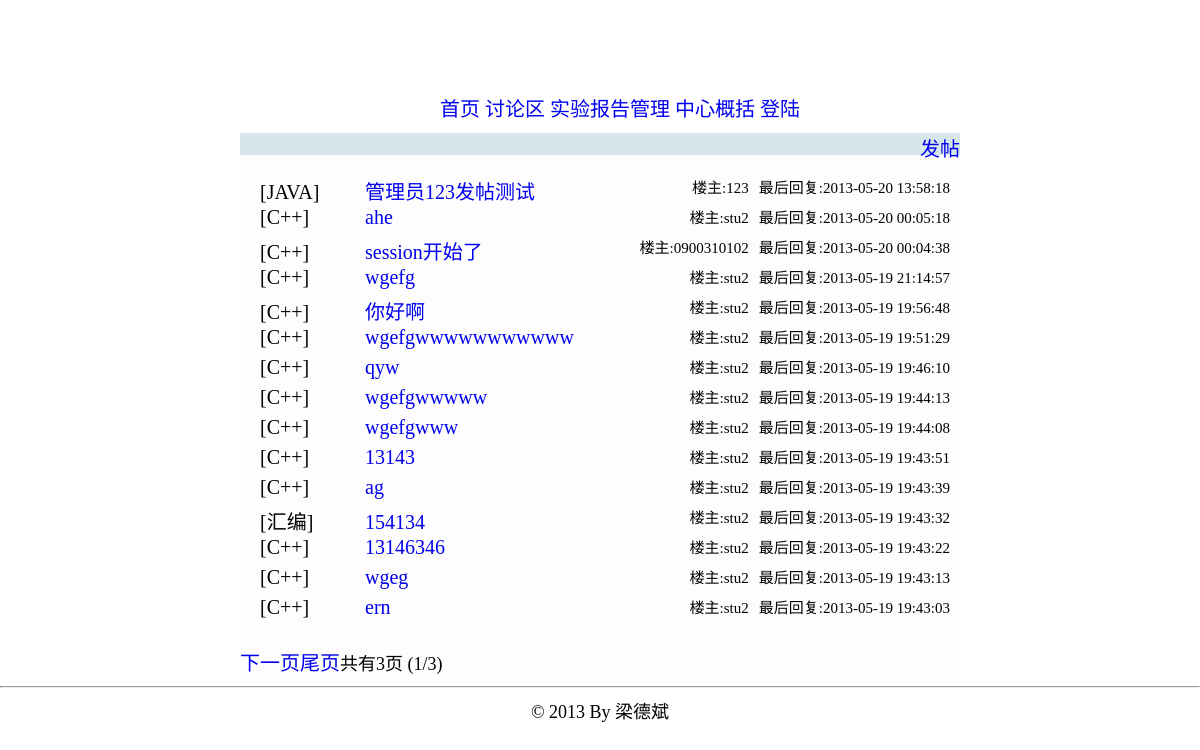
Before: /bbs.php with the older database file.
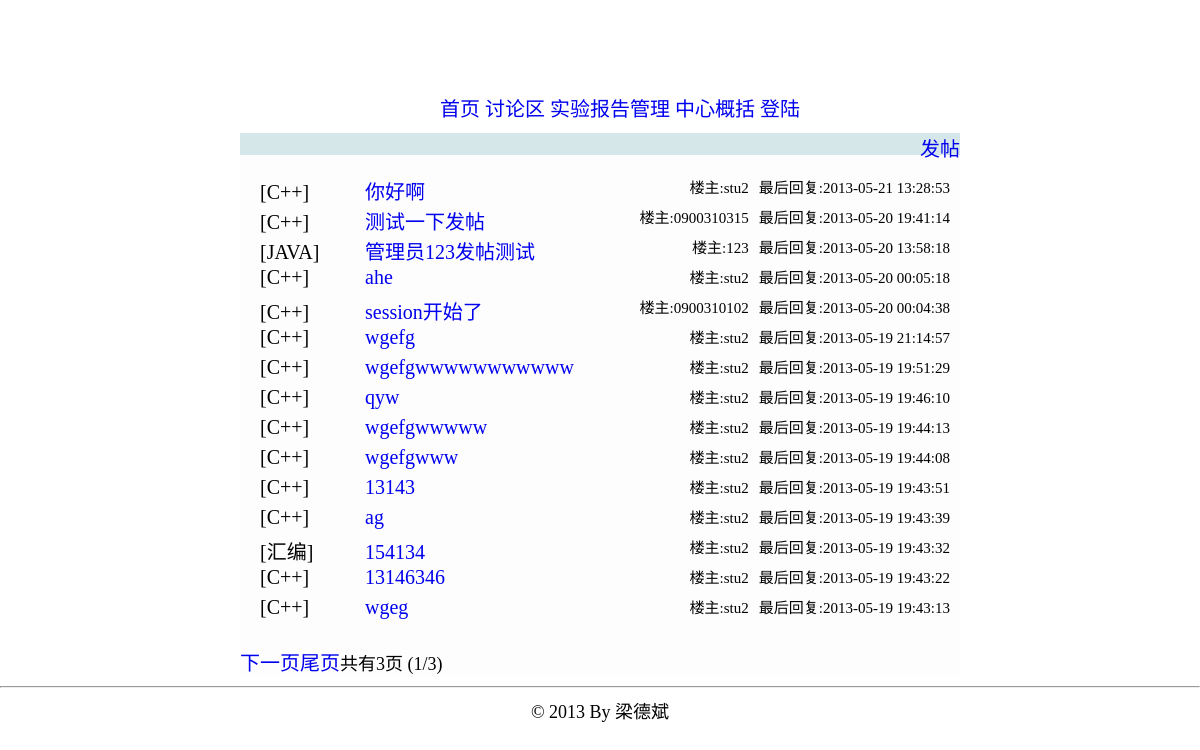
After: the same page with the newer database file.
### tables this page shows
CREATE TABLE `topic` (
  `post_id` int(11) NOT NULL AUTO_INCREMENT,
  `sort` varchar(4) DEFAULT NULL,
  `title` varchar(80) NOT NULL,
  `author` varchar(12) DEFAULT NULL,
  `body` varchar(1000) NOT NULL,
  `post_time` datetime DEFAULT NULL,
  `last_floor` int(11) DEFAULT NULL,
  `last_reply_time` datetime DEFAULT NULL,
  `visible` tinyint(4) DEFAULT NULL,
  `enable_post` tinyint(4) DEFAULT NULL,
  `top` tinyint(4) DEFAULT NULL,
  PRIMARY KEY (`post_id`)
);

CREATE TABLE `sort` (
  `id` int(11) NOT NULL AUTO_INCREMENT,
  `name` varchar(10) DEFAULT NULL,
  PRIMARY KEY (`id`)
);

### bbs.php (the view, shortened to what this page needs)
<!DOCTYPE html PUBLIC "-//W3C//DTD XHTML 1.0 Transitional//EN" "http://www.w3.org/TR/xhtml1/DTD/xhtml1-transitional.dtd">
<html>
<head>
<link rel="stylesheet" type="text/css" href="./static/css/global.css"></link>
</head>
<?php
$conn = mysql_connect ( DB_HOST, DB_USER, DB_PASSWORD ) or die ( "连接失败:" . mysql_error () );
?>
<div style="background-image:url(./static/image/topback.jpg);width:1024px;height:80px;margin-left: auto; margin-right: auto;"></div>
<div class="sep3"></div>
<div
	style="margin-left: auto; margin-right: auto; min-width: 960px; text-align: center;">
	<ul class="heng" style="margin-top:10px;margin-bottom:5px;">
		<li><a href="./index.php">首页</a></li>
		<li><a href="./bbs.php">讨论区</a></li>
		<li><a href="./report.php">实验报告管理</a></li>
			<li><a href="./about_center.php">中心概括</a></li>
			<?php
			if (! isset ( $_SESSION ['user'] ) || NULL == $_SESSION ['user']) {
				echo "<li><a href='./login.php'>登陆</a></li>";
			} else {
				echo "<li><a href='./login.php?action=logout'>退出</a></li>";
			}
			?>
		</ul>
</div>
<div id='topMain'>
<?php
if (isset ( $_REQUEST ['topic'] )) {
	echo "<span style='height:30px;'>";
	echo "<a href=./bbs.php style=''>首页</a>";
	echo "</span>";
	$post_id = $_REQUEST ['topic'];
	$queryStr = sprintf ( "select  *  from topic,sort where post_id='%s' and topic.sort=sort.id", $post_id );
	$result = mysql_query ( $queryStr, $conn ) or die ( "查询失败:" . mysql_error () );
	if ($rel = mysql_fetch_array ( $result )) {
		echo "<span>>{$rel['name']}</span><br />";
		echo "<span class=post_title>{$rel['title']}</span>";
		echo "<br /><span style='font-size:16px;'>By {$rel['author']}</span>";
		echo "<span style='margin-left:50px;'>发表时间:{$rel['post_time']}<span>";
		echo '<hr />';
		echo '<div class=sep10></div>';
		echo $rel ['body'];
		echo '<hr />';
		$page_size = 10;
		if (isset ( $_GET ['reply_page'] )) {
			$reply_page = intval ( $_GET ['reply_page'] );
		}
		else {
			$reply_page = 1;
		}
		$queryStr = sprintf ( "select  count(reply_id)  from reply where post_id='%s'", $post_id );
		$result2 = mysql_query ( $queryStr, $conn ) or die ( "查询失败:" . mysql_error () );
		$rel2 = mysql_fetch_array ( $result2 );
		$numrows = $rel2 [0];
		$reply_pages = intval ( $numrows / $page_size );
		if ($numrows % $page_size) {
			$reply_pages ++;
		}
		$prev = $reply_page - 1;
		$next = $reply_page + 1;
		$offset = $page_size * ($reply_page - 1);
		$queryStr = sprintf ( "select  *  from reply where post_id='%s'  order by floor asc limit %s,%s", $post_id, $offset, $page_size );
		$result3 = mysql_query ( $queryStr, $conn ) or die ( "查询失败:" . mysql_error () );
		if ($rel3 = mysql_fetch_array ( $result3 )) {
			do {
				echo '<div class=bg_color></div>';
				echo "<div class=author>";
				echo "<span >By {$rel3['author']}&nbsp&nbsp&nbsp&nbsp</span>";
				echo "<span >发表时间:{$rel3['reply_time']}&nbsp&nbsp&nbsp&nbsp<span>";
				echo "<span style='float:right;'>{$rel3['floor']}楼<span>";
				echo "</div>";
				echo "<pre>{$rel3['body']}</pre>";
			} while ( $rel3 = mysql_fetch_array ( $result3 ) );
			echo '<br />';
			if ($reply_page > 1) {
				echo "<a href=./bbs.php?topic={$post_id}&reply_page=1>首页</a>";
				echo "<a href=./bbs.php?topic={$post_id}&reply_page={$prev}>上一页</a>";
			}
			if ($reply_page < $reply_pages) {
				echo "<a href=./bbs.php?topic={$post_id}&reply_page={$next}>下一页</a>";
				echo "<a href=./bbs.php?topic={$post_id}&reply_page={$reply_pages}>尾页</a>";
			}
			echo "共有{$reply_pages}页 ({$reply_page}/{$reply_pages})";
		} else {
		}
		echo '<div class=bg_color></div>';
		echo '<br />回复楼主<br />';
		echo "<form method='get' action='./bbs/post_deal.php'>";
		echo "<textarea name=reply_body cols=87 rows=5 style='width:720;height:80;'></textarea>";
		echo '<br />';
		echo "<input type=hidden name=action value=reply_post></input>";
		echo "<input type=hidden name=post_id value={$post_id}></input>";
		echo "<input class=button type=submit value=回帖></input>";
		echo '</form>';
	}
	else {
		echo '<br /><br />帖子不存在';
	}
}
else {
	echo "<span style='float:right;'><a href=./bbs/post.php?action=new_post>发帖</a></span>";
	echo "<div class=bg_color></div>";
	$page_size = 15;
	if (isset ( $_GET ['page'] )) {
		$page = intval ( $_GET ['page'] );
	}
	else {
		$page = 1;
	}
	$queryStr = sprintf ( "select  count(post_id)  from topic" );
	$result = mysql_query ( $queryStr, $conn ) or die ( "查询失败:" . mysql_error () );
	$rel = mysql_fetch_array ( $result );
	$numrows = $rel [0];
	$pages = intval ( $numrows / $page_size );
	if ($numrows % $page_size) {
		$pages ++;
	}
	$next = $page + 1;
	$offset = $page_size * ($page - 1);
	$queryStr = sprintf ( "select  post_id,sort,title,author,post_time,last_reply_time,last_floor,name  from topic,sort where visible='0' and topic.sort=sort.id  order by last_reply_time desc limit %s,%s", $offset, $page_size );
	$result = mysql_query ( $queryStr, $conn ) or die ( "查询失败:" . mysql_error () );
	if ($rel = mysql_fetch_array ( $result )) {
		echo '<br />';
		do {
			echo "<div style='min-height:30px;'>";
			echo "<span class='title' style='margin-left:20px;'><span style='display:inline-block;width:100px;'>[{$rel['name']}]</span>&nbsp<a href=./bbs.php?topic={$rel['post_id']}>{$rel['title']}</a></span>";
			echo "<span style='float:right;font-size:15px;margin-right:10px'>最后回复:{$rel['last_reply_time']}</span>";
			echo "<span style='float:right;font-size:15px;margin-right:10px'>楼主:{$rel['author']}</span>";
			echo '</div>';
		} while ( $rel = mysql_fetch_array ( $result ) );
	} else {
		echo '暂时还没有帖子';
	}
	echo '<br />';
	echo "<div style='height:30px;'>";
	if ($page < $pages) {
		echo "<a href=./bbs.php?page={$next}>下一页</a>";
		echo "<a href=./bbs.php?page={$pages}>尾页</a>";
	}
	echo "共有{$pages}页 ({$page}/{$pages})";
	echo "</div>";
}
?>
</div>
<div style="clear: both; text-align: center;">
	<hr />
	© 2013 By 梁德斌
</div>
</html>

### static/css/global.css (style rules this page uses)
#topMain { width: 720px; height: 40px; text-align: left; margin-left: auto; margin-right: auto; margin-bottom: 0px; margin-top: 0px; height:auto; background-color:rgb(253,253,253); }
a { text-decoration:none; }
.sep3 { height: 3px; }
.title { font-size:20px; }
a { font-size:20px; }
.bg_color { height:22px; background-color:rgb(213, 231, 233); }
ul { font-size:20px; }
ul li { min-height:30px; }
.heng li { display:inline; // min-height:35px; }
.heng { min-height:35px; }

Changed rows visible on the page:
no longer on this page (row unchanged): topic: sort.name "C++", title "ern", last_reply_time "2013-05-19 19:43:03", author "stu2"
changed topic "你好啊": last_reply_time "2013-05-19 19:56:48" → "2013-05-21 13:28:53"; moves up the list
added topic: sort.name "C++", title "测试一下发帖", last_reply_time "2013-05-20 19:41:14", author "0900310315"
